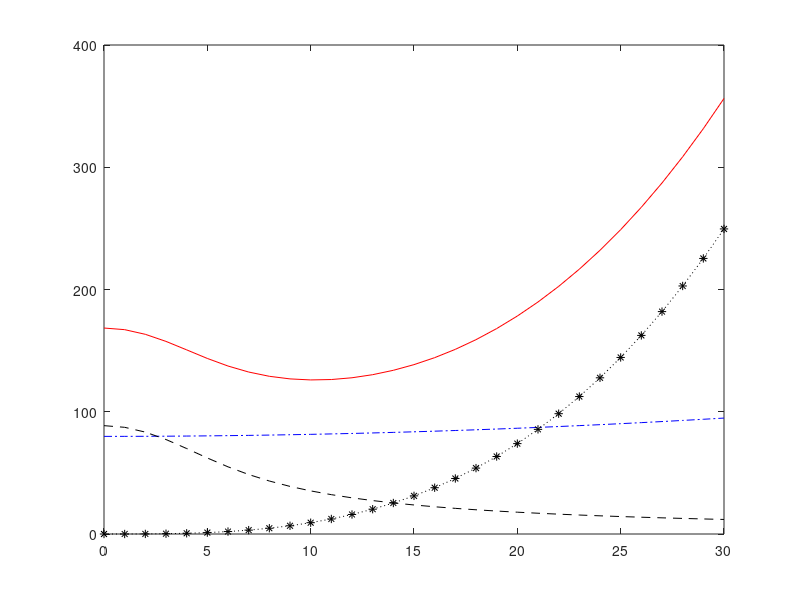

MATLAB code for this plot:
clc;
clear;

%UAV参数
Wei = 20;%UAV重量
p_air = 1.225;%air density kg/m^3
R_UAV = 0.4;%UAV扇叶半径
A_UAV = 0.503;%UAV扇叶面积
V_BLADE = 300;%叶片角速度
U_tip = 120;%叶片尖端速度
b = 4;%叶片数量
c = 0.0157;%叶片或翼型弦长度
s = 0.05;%Rotor solidity
S_PF = 0.0151;%Fuselage euivalent flat plate area in m^2
d0 = 0.6;%Fuselage drag ratio
k = 0.1;%Incremental correction factor to induced power
v0 = 4.03;%Mean rotor induced velocity in hover
f_p = 0.012;%Profile drag coefficient

P0 = (f_p/8)*p_air*s*A_UAV*V_BLADE^3*R_UAV^3;%P0 constant
Pi = ((1+k)*Wei^(3/2))/sqrt(2*p_air*A_UAV);%Pi constant
            
P=zeros(1,31);

Parasite=zeros(1,31);

Blade_p=zeros(1,31);

induce=zeros(1,31);

 for i=0:30
     P(:,i+1)=P0*(1+3*i^2/U_tip^2)+Pi*sqrt(sqrt(1+i^4/(4*v0^4))-i^2/(2*v0^2))+1/2*d0*p_air*s*A_UAV*i^3;
 end

for i=0:30
    Blade_p(:,i+1)=P0*(1+3*i^2/U_tip^2);
end

for i=0:30
    induce(:,i+1)=Pi*sqrt(sqrt(1+i^4/(4*v0^4))-i^2/(2*v0^2));
end

for i=0:30
    Parasite(:,i+1)=1/2*d0*p_air*s*A_UAV*i^3;
end


%draw
plot(0:30,P(:,1:31),'red-');
hold on;
plot(0:30,Blade_p(:,1:31),'blue-.');
plot(0:30,induce(:,1:31),'k--');
plot(0:30,Parasite(:,1:31),'k:*');
hold off;


% function Pv = cal_Pv(V)
% 
%     Pv=P0*(1+3*V^2/U_tip^2)+Pi*(sqrt(1+V^4/(4*v0^2))-V^2/(2*v0^2))^(1/2)+1/2*d0*p_air*A_UAV*V^3;
% 
% end